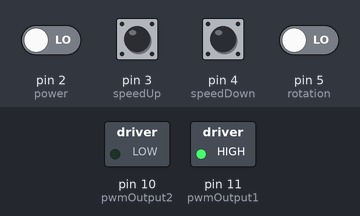
Bench run of a sketch on a simulated Arduino Uno, built with avr-gcc and run on an emulated ATmega328P. Shown: switched loads named in the sketch (green lamp = pin HIGH). Dashed ring = blinking. Inputs (shaded band) come from the test bench; at power-on: pin 2 (power), pin 3 (speedUp), pin 4 (speedDown), pin 5 (rotation) LOW.

Above: at 1.2 s.
1.3 s: pin 2 (power) driven HIGH
At 4.2 s:
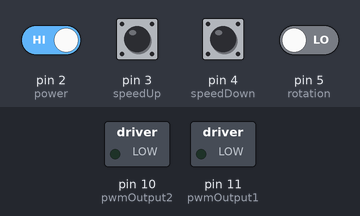
4.3 s: pin 5 (rotation) driven HIGH
At 7.2 s:
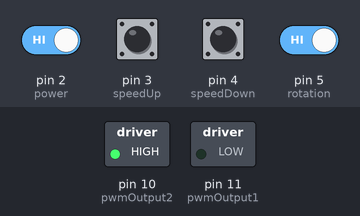
7.3 s: pin 4 (speedDown) pulled HIGH for 0.15 s
10.4 s: pin 2 (power) driven LOW
At 12.2 s:
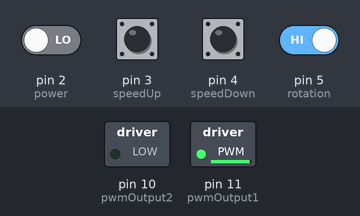
13.4 s: pin 3 (speedUp) pulled HIGH for 1 s
17.4 s: pin 5 (rotation) driven LOW
At 18.8 s:
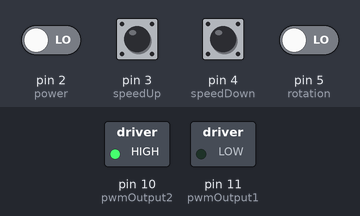
Timing chart, 0 to 20.3 s (numbered marks = the images above; inputs shaded):
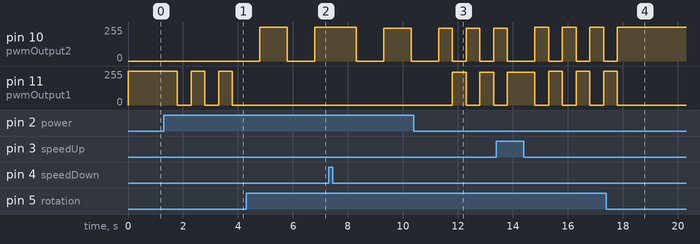

Measured:
- after the input at 1.3 s, pin 11 (pwmOutput1): alternates 255/255 for 0.50 s and 0/255 for 0.50 s, starting after 0.50 s
- after the input at 4.3 s, pin 10 (pwmOutput2): 0/255 → 255/255 after 0.50 s, → 0/255 1.0 s later, → 255/255 1.0 s later; pin 11 (pwmOutput1): stops changing and stays 0/255
- after the input at 10.4 s, pin 11 (pwmOutput1): alternates 245/255 for 0.50 s and 0/255 for 0.50 s, starting after 1.4 s
- after the input at 17.4 s, pin 10 (pwmOutput2): goes on until 17.8 s, then stays 255/255; pin 11 (pwmOutput1): goes on until 17.8 s, then stays 0/255

The sketch:

DCMotor.ino
```cpp
const int pwmOutput1 = 11;
const int pwmOutput2 = 10;
const int power = 2;
const int speedUp = 3;
const int speedDown = 4;
const int rotation = 5;
int motorSpeed = 255;
int motorDir = 0; //->
bool on = true;


void setup() {
  // put your setup code here, to run once:
  pinMode(pwmOutput1, OUTPUT);
  pinMode(pwmOutput2, OUTPUT);
  pinMode(power, INPUT);
  pinMode(speedUp, INPUT);
  pinMode(speedDown, INPUT);
  pinMode(rotation, INPUT);
}

void loop() {
  // put your main code here, to run repeatedly:
  if(on){
    if(motorDir == 0){
      analogWrite(pwmOutput1, motorSpeed);
      analogWrite(pwmOutput2, 0);
    }
    else{
      analogWrite(pwmOutput2, motorSpeed);
      analogWrite(pwmOutput1, 0);
      }
  }
  else {
      analogWrite(pwmOutput1, 0);
      analogWrite(pwmOutput2, 0);
    }

  if (digitalRead(power) == HIGH){
    delay(500);
    on = !on;
  }

  if( digitalRead(speedUp) == HIGH) {
    delay(500);
    if(motorSpeed + 10 <= 255) {
      motorSpeed = motorSpeed + 10;
    } else {
        motorSpeed = 255;
      }
    }
  if( digitalRead(speedDown) == HIGH) {
    delay(500);
    if(motorSpeed - 10 >= 0) {
      motorSpeed = motorSpeed - 10;
    } else {
        motorSpeed = 0;
      }
    }
  if(digitalRead(rotation) == HIGH){
    delay(500);
    if (motorDir == 0){
        motorDir = 1; //<-
    }
    else{
      motorDir = 0;
      }
    }
}
```
